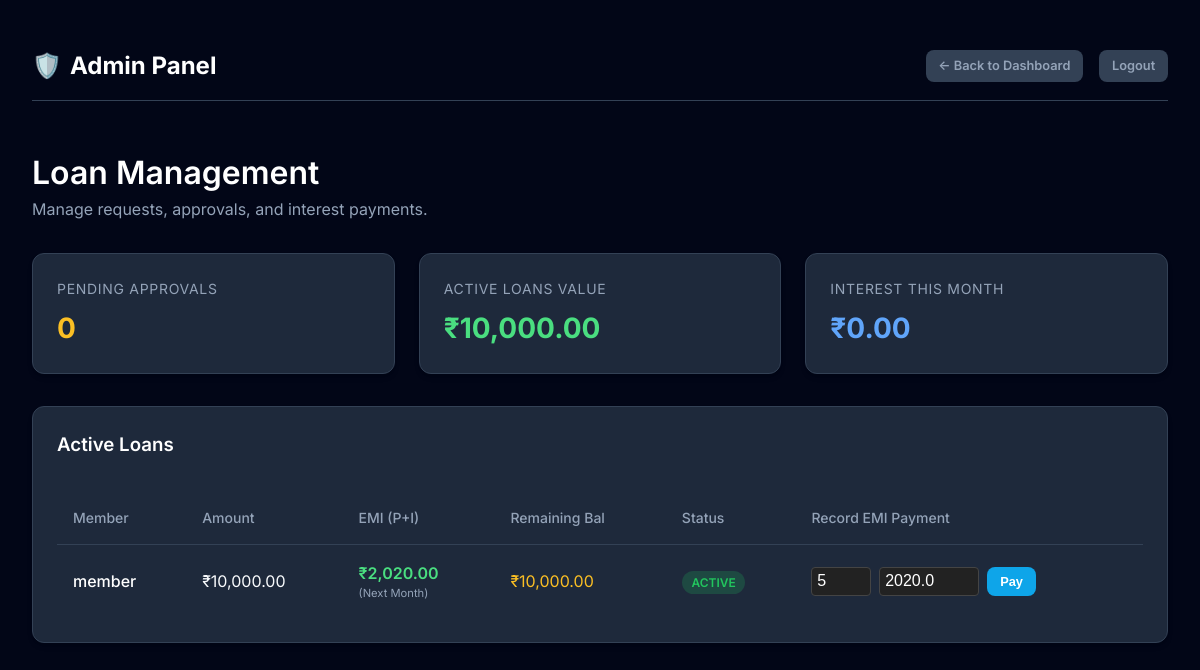
Screenshot of /admin/loans (signed in) with the database file from the repository.
### tables this page shows
CREATE TABLE loans (
    loan_id INTEGER PRIMARY KEY AUTOINCREMENT,
    member_id INTEGER,
    amount INTEGER,
    interest_rate_percent INTEGER DEFAULT 1,
    interest_per_month INTEGER, -- Calculated as (amount * rate) / 100
    total_months INTEGER,
    status TEXT DEFAULT 'pending', -- pending, approved, rejected, paid
    repayment_status TEXT DEFAULT 'open', -- open, closed
    request_time TEXT,
    approved_time TEXT,
    closed_time TEXT,
    emi_amount INTEGER, -- Monthly EMI = principal_portion + interest_portion
    principal_portion INTEGER, -- Principal part of EMI
    interest_portion INTEGER, -- Interest part of EMI
    remaining_balance INTEGER, -- Remaining principal to be paid
    FOREIGN KEY(member_id) REFERENCES members(member_id)
);

CREATE TABLE members (
    member_id INTEGER PRIMARY KEY AUTOINCREMENT,
    name TEXT NOT NULL,
    username TEXT UNIQUE NOT NULL,
    password TEXT NOT NULL,
    role TEXT CHECK(role IN ('admin','member')) NOT NULL,
    status TEXT DEFAULT 'active', -- active, inactive
    join_date TEXT
);

### app.py (the view)
@app.route("/admin/loans")
def admin_loans():
    if session.get("role") != "admin": return redirect(url_for("login"))
    db = get_db()
    pending_loans = db.execute("SELECT l.*, m.name FROM loans l JOIN members m ON l.member_id = m.member_id WHERE l.status='pending' ORDER BY request_time").fetchall()
    active_loans_raw = db.execute("SELECT l.*, m.name FROM loans l JOIN members m ON l.member_id = m.member_id WHERE l.status='approved' AND l.repayment_status='open' ORDER BY approved_time DESC").fetchall()
    active_loans = []
    total_active_principal = 0
    for loan in active_loans_raw:
        l_dict = dict(loan)
        total_active_principal += loan['amount']
        paid_count = db.execute("SELECT COUNT(*) FROM interest_payments WHERE loan_id=? AND status='paid'", (loan['loan_id'],)).fetchone()[0]
        next_month = paid_count + 1
        l_dict['next_payment_month'] = next_month
        emi_calc = calculate_dynamic_emi(loan["amount"], loan["total_months"], loan["interest_rate_percent"], next_month)
        if emi_calc:
            l_dict["next_emi_amount"] = emi_calc["total_emi"]
        else:
            l_dict["next_emi_amount"] = 0
        active_loans.append(l_dict)
    interest_collected_month = 0
    return render_template("admin_loans.html",
                         pending_count=len(pending_loans),
                         total_active_principal=total_active_principal,
                         interest_collected_month=interest_collected_month,
                         pending_loans=pending_loans,
                         active_loans=active_loans)

### app.py (called while the page is built)
def get_db():
    db = getattr(g, '_database', None)
    if db is None:
        db = g._database = sqlite3.connect(DATABASE)
        db.row_factory = sqlite3.Row
    return db

@app.teardown_appcontext
def close_connection(exception):
    db = getattr(g, '_database', None)
    if db is not None:
        db.close()

def format_currency(value):
    return f"₹{value:,.2f}"

def calculate_dynamic_emi(loan_amount, total_months, interest_rate_percent, month_no):
    if month_no > total_months:
        return None # Loan should be closed
    principal_constant = loan_amount / total_months
    remaining_principal_start = loan_amount - (principal_constant * (month_no - 1))
    if remaining_principal_start < 0:
        remaining_principal_start = 0
    interest_amount = (remaining_principal_start * interest_rate_percent) / 100
    total_emi = principal_constant + interest_amount
    return {
        "month": month_no,
        "principal_component": principal_constant,
        "interest_component": interest_amount,
        "total_emi": total_emi,
        "remaining_principal_start": remaining_principal_start
    }

### templates/admin_loans.html (shortened to what this page needs)
<!DOCTYPE html>
<html lang="en">
<head>
    <link rel="stylesheet" href="{{ url_for('static', filename='style.css') }}">
</head>
<body>
    <div class="container">
        <nav class="navbar">
            <div class="logo">
                <span>🛡️</span> Admin Panel
            </div>
            <div style="display: flex; gap: 1rem; align-items: center;">
                <a href="/dashboard" class="btn btn-secondary btn-sm">← Back to Dashboard</a>
                <a href="/logout" class="btn btn-secondary btn-sm">Logout</a>
            </div>
        </nav>
        <header style="margin-bottom: 2rem;">
            <h1>Loan Management</h1>
            <p style="color: var(--text-muted)">Manage requests, approvals, and interest payments.</p>
        </header>
        <div class="card-grid"
            style="grid-template-columns: repeat(auto-fit, minmax(200px, 1fr)); margin-bottom: 2rem;">
            <div class="card">
                <div class="stat-card">
                    <span class="stat-label">Pending Approvals</span>
                    <span class="stat-value" style="color: #fbbf24;">{{ pending_count }}</span>
                </div>
            </div>
            <div class="card">
                <div class="stat-card">
                    <span class="stat-label">Active Loans Value</span>
                    <span class="stat-value" style="color: #4ade80;">{{ total_active_principal | currency }}</span>
                </div>
            </div>
            <div class="card">
                <div class="stat-card">
                    <span class="stat-label">Interest This Month</span>
                    <span class="stat-value" style="color: #60a5fa;">{{ interest_collected_month | currency }}</span>
                </div>
            </div>
        </div>
        <div class="card">
            <div class="section-header">
                <h3>Active Loans</h3>
            </div>
            <div class="table-container">
                <table>
                    <thead>
                        <tr>
                            <th>Member</th>
                            <th>Amount</th>
                            <th>EMI (P+I)</th>
                            <th>Remaining Bal</th>
                            <th>Status</th>
                            <th>Record EMI Payment</th>
                        </tr>
                    </thead>
                    <tbody>
                        {% for loan in active_loans %}
                        <tr>
                            <td>
                                <div style="font-weight: 500; color: #fff;">{{ loan.name }}</div>
                            </td>
                            <td>{{ loan.amount | currency }}</td>
                            <td style="color: #4ade80; font-weight: 600;">
                                {{ loan.next_emi_amount | currency }}
                                <div style="font-size: 0.7rem; color: var(--text-muted); font-weight: normal;">(Next
                                    Month)</div>
                            </td>
                            <td style="color: #fbbf24;">{{ loan.remaining_balance | currency }}</td>
                            <td>
                                <span class="badge badge-active">Active</span>
                            </td>
                            <td>
                                <form action="/update_interest" method="POST" style="display: flex; gap: 0.5rem;">
                                    <input type="number" name="month_no" placeholder="Mo #"
                                        value="{{ loan.next_payment_month }}"
                                        style="width: 60px; padding: 0.3rem; border-radius: 4px; border: 1px solid #444; background: #222; color: white;"
                                        required>
                                    <input type="number" name="amount" value="{{ loan.next_emi_amount }}"
                                        placeholder="EMI Amount"
                                        style="width: 100px; padding: 0.3rem; border-radius: 4px; border: 1px solid #444; background: #222; color: white;"
                                        required>
                                    <button type="submit" class="btn btn-sm">Pay</button>
                                </form>
                            </td>
                        </tr>
                        {% else %}
                        <tr>
                            <td colspan="5" style="text-align: center; color: var(--text-muted)">No active loans.</td>
                        </tr>
                        {% endfor %}
                    </tbody>
                </table>
            </div>
        </div>
    </div>
</body>
</html>

### static/style.css (style rules this page uses)
:root { --primary: #0f172a; --primary-light: #1e293b; --accent: #0ea5e9; --accent-hover: #0284c7; --success: #22c55e; --danger: #ef4444; --text-main: #f8fafc; --text-muted: #94a3b8; --bg-body: #020617; --bg-card: #1e293b; --border: #334155; --shadow: 0 4px 6px -1px rgb(0 0 0 / 0.1), 0 2px 4px -2px rgb(0 0 0 / 0.1); }
* { box-sizing: border-box; margin: 0; padding: 0; }
body { font-family: 'Inter', system-ui, -apple-system, sans-serif; background-color: var(--bg-body); color: var(--text-main); line-height: 1.5; }
h1, h2, h3, h4 { font-weight: 600; color: #fff; }
a { text-decoration: none; color: var(--accent); transition: color 0.2s; }
.container { max-width: 1200px; margin: 0 auto; padding: 2rem; }
.navbar { display: flex; justify-content: space-between; align-items: center; padding: 1rem 0; margin-bottom: 3rem; border-bottom: 1px solid var(--border); }
.logo { font-size: 1.5rem; font-weight: 700; color: #fff; display: flex; align-items: center; gap: 0.5rem; }
.card-grid { display: grid; grid-template-columns: repeat(auto-fit, minmax(300px, 1fr)); gap: 1.5rem; margin-bottom: 2rem; }
.card { background-color: var(--bg-card); border: 1px solid var(--border); border-radius: 12px; padding: 1.5rem; box-shadow: var(--shadow); }
.stat-card { display: flex; flex-direction: column; gap: 0.5rem; }
.stat-value { font-size: 1.75rem; font-weight: 700; color: var(--success); white-space: nowrap; }
.stat-label { color: var(--text-muted); font-size: 0.875rem; text-transform: uppercase; letter-spacing: 0.05em; }
input, select { width: 100%; padding: 0.75rem; border-radius: 8px; border: 1px solid var(--border); background-color: var(--primary); color: #fff; font-size: 1rem; }
button, .btn { display: inline-block; padding: 0.75rem 1.5rem; border-radius: 8px; background-color: var(--accent); color: #fff; font-weight: 600; border: none; cursor: pointer; transition: background-color 0.2s; font-size: 0.9rem; }
.btn-sm { padding: 0.4rem 0.8rem; font-size: 0.8rem; }
.btn-secondary { background-color: var(--border); color: var(--text-muted); }
.table-container { width: 100%; overflow-x: auto; }
table { width: 100%; border-collapse: collapse; margin-top: 1rem; }
th, td { padding: 1rem; text-align: left; border-bottom: 1px solid var(--border); }
th { color: var(--text-muted); font-weight: 500; font-size: 0.875rem; }
tr:last-child td { border-bottom: none; }
.badge { padding: 0.25rem 0.6rem; border-radius: 9999px; font-size: 0.75rem; font-weight: 600; text-transform: uppercase; }
.badge-paid, .badge-approved, .badge-active { background-color: rgba(34, 197, 94, 0.2); color: var(--success); }

### templates/admin_loans.html (style rules this page uses)
.section-header { display: flex; justify-content: space-between; align-items: center; margin-bottom: 1rem; }

### rows the page displays
loans: name "member", amount "₹10,000.00", next_emi_amount "₹2,020.00", remaining_balance "₹10,000.00", month_no "5", amount "2020.0"

### other values shown
{{ pending_count }} "0"
{{ total_active_principal | currency }} "₹10,000.00"
{{ interest_collected_month | currency }} "₹0.00"
